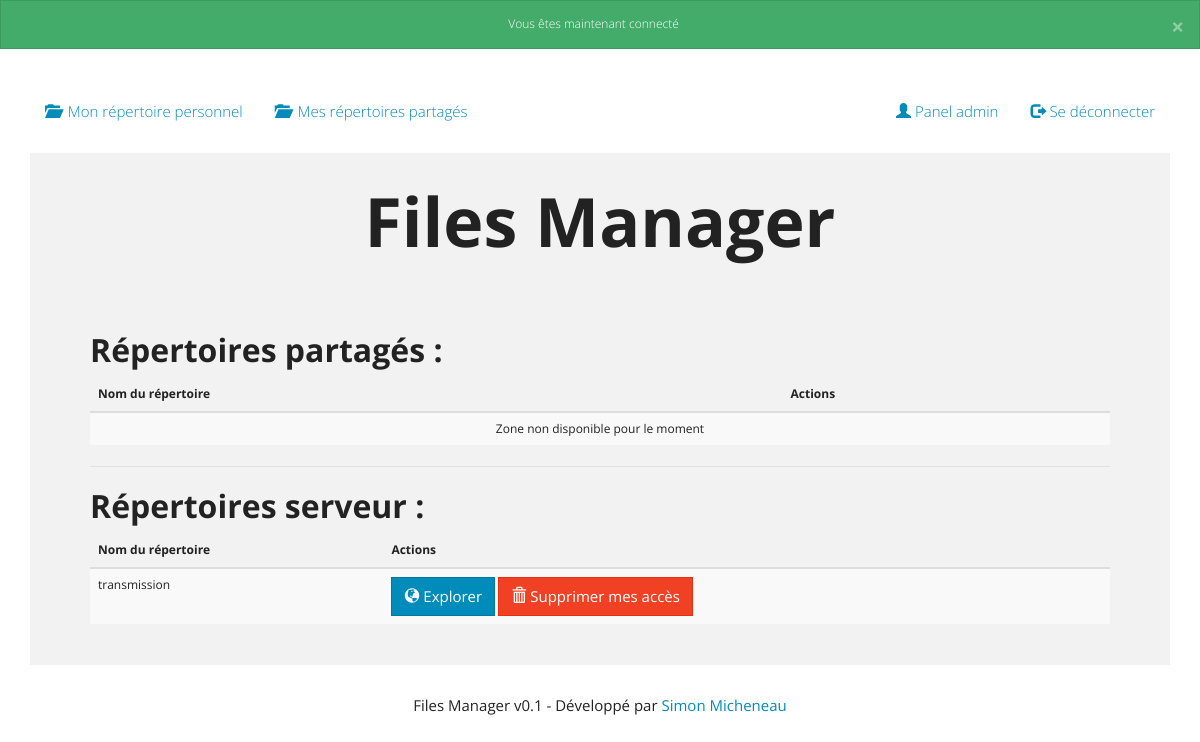
The page /directory.php (signed in) on the database as committed earlier.
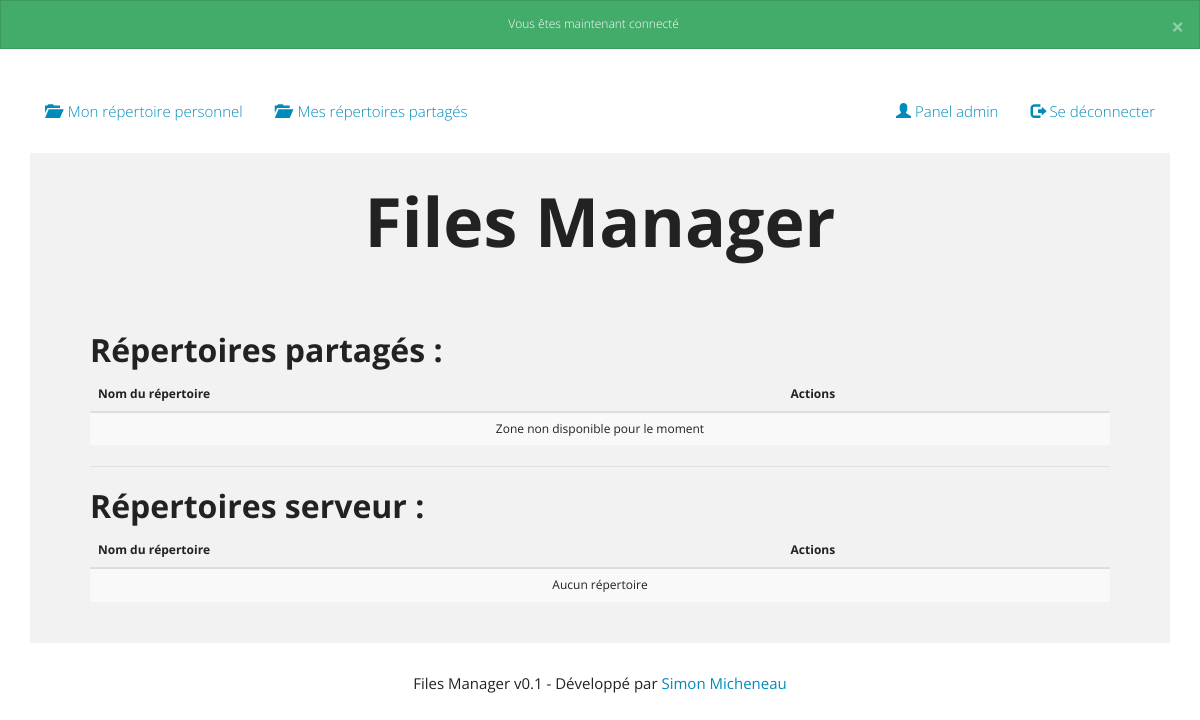
The same page on the database as committed later.
### tables this page shows
CREATE TABLE IF NOT EXISTS `access` (
  `id` int(11) NOT NULL AUTO_INCREMENT,
  `id_user` int(11) NOT NULL,
  `id_directory` int(11) NOT NULL,
  `folder_directory` tinyint(4) DEFAULT NULL,
  `link_directory` tinyint(4) DEFAULT NULL,
  PRIMARY KEY (`id`),
  KEY `id_user` (`id_user`),
  KEY `id_directory` (`id_directory`)
);

CREATE TABLE IF NOT EXISTS `internal` (
  `id` int(11) NOT NULL AUTO_INCREMENT,
  `name` varchar(255) NOT NULL,
  `location` varchar(255) NOT NULL,
  PRIMARY KEY (`id`)
);

### inc/function.php (called while the page is built, shortened)
<?php
function check_rank($id_rank){
  if(!isset($pdo)){
    global $pdo;
  }
  $id = $pdo->quote($id_rank);
  $req = $pdo->query("SELECT name FROM ranks WHERE id = $id");
  $result = $req->fetch();
  if(!empty($result)){
    return $result->name;
  }else{
    return false;
  }
}
function csrf(){
    return 'csrf='.$_SESSION['csrf'];
}
?>

### directory.php (the view, shortened to what this page needs)
<?php
  require_once 'inc/header.php';
  $rank = check_rank($_SESSION['auth']->id_rank);
?>
  <div class="container">
    <br/>
    <div class="header clearfix">
      <nav>
        <ul class="nav nav-pills pull-left">
          <li><a href="index.php"><span class="glyphicon glyphicon-folder-open"></span> &nbsp;Mon répertoire personnel</a></li>
          <li><a href="directory.php"><span class="glyphicon glyphicon-folder-open"></span> &nbsp;Mes répertoires partagés</a></li>
        </ul>
        <ul class="nav nav-pills pull-right">
          <?php
          if($rank === "admin"){
            echo '<li><a href="admin/index.php"><span class="glyphicon glyphicon-user"></span> Panel admin</a></li>';
          }
          ?>
          <li><a href="logout.php"><span class="glyphicon glyphicon-log-out"></span> Se déconnecter</a></li>
        </ul>
      </nav>
    </div>
    <br/>
    <div class="jumbotron">
      <h1 class="text-center"><strong>Files Manager</strong></h1>
      <br/><br/>
      <h2><strong>Répertoires partagés :</strong></h2>
      <table class="table table-striped">
        <thead>
          <tr>
            <th>Nom du répertoire</th>
            <th>Actions</th>
          </tr>
        </thead>
        <tbody>
          <tr class="text-center">
            <td colspan="2">Zone non disponible pour le moment</td>
          </tr>
        </tbody>
      </table>
      <hr>
      <h2><strong>Répertoires serveur :</strong></h2>
      <table class="table table-striped">
        <thead>
          <tr>
            <th>Nom du répertoire</th>
            <th>Actions</th>
          </tr>
        </thead>
        <tbody>
          <?php
            $id_user = $pdo->quote($_SESSION['auth']->id);
            $req = $pdo->query("SELECT * FROM access WHERE id_user = $id_user AND link_directory = 1 ORDER BY id DESC");
            $existe = 0;
            $type = 'link';
            while($data = $req->fetch()){
              $existe = 1;
              $id_directory = $pdo->quote($data->id_directory);
              $req2 = $pdo->query("SELECT * FROM internal WHERE id = $id_directory");
              $data_directory = $req2->fetch();
              echo '<tr>
                      <td>'.$data_directory->name.'</td>
                      <td>
                        <a href="explorer.php?id='.$data->id_directory.'&type='.$type.'" class="btn btn-primary"><span class="glyphicon glyphicon-globe"></span> Explorer</a>
                        <a href="directory.php?delete='.$data->id.'&type='.$type.'&'.csrf().'" class="btn btn-danger input-margin" onclick="return confirm(\'Êtes vous sur ?\');"><span class="glyphicon glyphicon-trash"></span> Supprimer mes accès</a>
                      </td>
                    </tr>';
            }
            if($existe == 0){
              echo '<tr class="text-center">
                      <td colspan="2">Aucun répertoire</td>
                    </tr>';
            }
          ?>
        </tbody>
      </table>
    </div>
  </div>
<?php
  require_once 'inc/footer.php';
?>

### inc/header.php (shortened to what this page needs)
<?php
  require_once 'inc/database.php';
  require_once 'inc/function.php';
?>
<!DOCTYPE html>
<html lang="fr">
  <head>
    <link href="asset/css/bootstrap.css" rel="stylesheet">
  </head>
  <body>
    <?php if(isset($_SESSION['flash'])): ?>
        <?php foreach($_SESSION['flash'] as $type => $message): ?>
            <div class="alert text-center alert-<?= $type; ?>">
              <button type="button" class="close" data-dismiss="alert">&times;</button>
                <?= $message; ?>
            </div>
        <?php endforeach; ?>
    <?php endif; ?>

Rows that differ between the two databases and show on the page:
removed access: internal.name "transmission"
Other text that changed with them:
text now shown: "Aucun répertoire"
